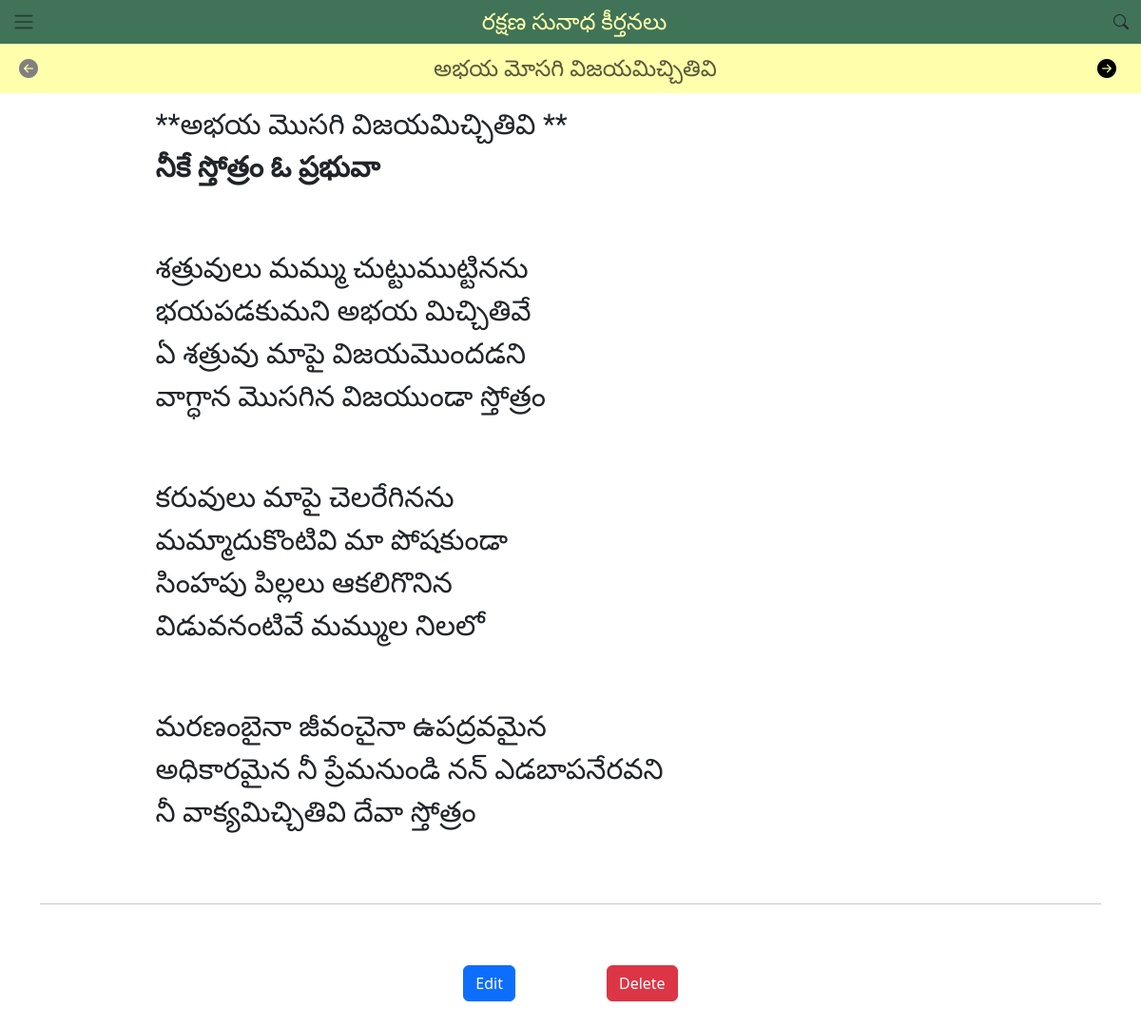
Page /1/abhaya-mosagi-vijayam-icchitivi (signed in) on the committed database.
### song/models.py (models this page shows, shortened)
class Song(models.Model):
    class Status(models.TextChoices):
        DRAFT = 'DF', 'Draft'
        PUBLISHED = 'PB', 'Published'
    CATEGORY_CHOICES = [
        ('A', 'స్తుతి, ఆరాధన, సిలువ ద్యానం'),
        ('B', 'హెచ్చరిక, దిద్దుబాటు'),
        ('C', 'ప్రార్థన, విజ్ఞాపన, యాచన'),
        ('D', 'లేఖన విలువ '),
        ('E', 'సేవా పిలుపు, సేవా సమర్పణ'),
        ('F', 'ఆధరణ, ప్రోత్సాహము'),
        ('G', 'యవనస్థులు'),
        ('H', 'సోదరీలు'),
        ('I', 'సువార్త సందేశం, సువార్త పిలుపు'),
        ('J', 'ప్రభువు రాకడ, రాకడ సిద్ధపాటు '),
        ('K', 'అనుబంధ కీర్తనలు'),
    ]
    number = models.IntegerField(verbose_name= 'Song Number')
    index = models.IntegerField(verbose_name= 'Song Index')
    title = models.CharField(max_length=100 , verbose_name= 'Song Title')
    body = models.TextField( verbose_name= 'Lyrics of the Song')
    slug = models.SlugField(max_length=100, unique=True, blank=True, allow_unicode=True , verbose_name= 'Slug (Part of URL)')
    status = models.CharField(max_length=2,
                              choices=Status.choices,
                              default=Status.DRAFT,
                              )
    author = models.CharField(max_length=100, verbose_name= 'Author', null=True, blank=True)
    objects = models.Manager()
    published = PublishedManager()
    category = models.CharField(max_length=1, choices=CATEGORY_CHOICES, default='A' , verbose_name= 'Content Category')
    tags = TaggableManager( verbose_name= 'Tags (Keywords)', blank=True)

### song/views.py (the view)
# urls.py: path('<int:number>/<slug:slug>', SongDetailView.as_view(), name='song_detail'),
class SongDetailView(DetailView):
    model = Song
    template_name = 'song/songs_lyrics.html'
    context_object_name = 'song'
    def get_object(self):
        song_Number = self.kwargs.get("number")
        slug = self.kwargs.get("slug")
        post = get_object_or_404(Song, number=song_Number, slug=slug)
        return post
    def get_context_data(self, **kwargs):
        context = super().get_context_data(**kwargs)
        current_song_number = self.get_object().number
        context['next_song'] = Song.objects.filter(number__gt=current_song_number, status=Song.Status.PUBLISHED).order_by('number').first()
        context['prev_song'] = Song.objects.filter(number__lt=current_song_number, status=Song.Status.PUBLISHED).order_by('-number').first()
        return context

### song/templatetags/song_tags.py (called while the page is built)
@register.filter(name='markdown')
def markdown_format(text):
    return mark_safe(markdown.markdown(text))

### templates/song/songs_lyrics.html (shortened to what this page needs)
{% extends 'song/base.html' %}
{% load song_tags %}
{% block Content %}
 <nav class="navbar navbar-expand-lg  lyr-nav" style="background-color: #ffffab">
  <div class="container-fluid lyr-nav">
    {% if prev_song %}
    <a class="navbar-brand" href="{% url 'song_detail' number=prev_song.number slug=prev_song.slug %}">
      <i class="bi bi-arrow-left-circle-fill"></i>
    </a>
    {% else %}
    <span class="navbar-brand">
      <i class="bi bi-arrow-left-circle-fill" style="color: grey;"></i>
    </span>
    {% endif %}
    <div class="d-flex justify-content-center  h-20px">
      <span class="navbar-text">
        {{ song.title }}
      </span>
    </div>
    {% if next_song %}
    <a class="navbar-brand" href="{% url 'song_detail' number=next_song.number slug=next_song.slug %}">
      <i class="bi bi-arrow-right-circle-fill"></i>
    </a>
    {% else %}
    <span class="navbar-brand">
      <i class="bi bi-arrow-right-circle-fill" style="color: grey;"></i>
    </span>
    {% endif %}
  </div>
</nav>
<div class="container">
    <article class="mb-5  custom-text-area">
            <pre class="lyrics-pre">{{ song.body|markdown}}</pre>
    </article>
    {% if user.is_authenticated %}
        <hr>
    <div class="d-flex justify-content-center " >
      <a href="{% url 'song_update' number=song.number slug=song.slug %}" class="btn btn-primary m-5">Edit</a>
      <a href="{% url 'song_delete' number=song.number slug=song.slug %}" class="btn btn-danger m-5">Delete</a>
    </div>
    {% endif %}
</div>
{% endblock %}

### templates/song/base.html (shortened to what this page needs)
{% load static %}
<html lang="en">
<head>
    <link href="https://cdn.jsdelivr.net/npm/bootstrap@5.3.2/dist/css/bootstrap.min.css" rel="stylesheet">
    <link href="https://cdn.jsdelivr.net/npm/bootstrap-icons@1.7.2/font/bootstrap-icons.css" rel="stylesheet">
    <link rel="stylesheet" href="{% static 'css/base.css' %}">
    <link rel="stylesheet" href="{% static 'css/songs_lyrics.css' %}">
    <link rel="stylesheet" href="{% static 'css/allstyles.css' %}">
</head>
<body>
    <nav class="navbar navbar-expand-lg navbar-light bg-light base-nav-custom" style="position: sticky; top: 0; z-index: 100">
    <div class="container-fluid base-nav-custom">
        <button class="btn" id="sidebarCollapse">
            <span class="navbar-toggler-icon" ></span>
        </button>
        <a class="navbar-brand" href="#" id="brandName">రక్షణ సునాధ కీర్తనలు </a>
        <button class="btn" type="button" id="searchIcon">
            <i class="bi bi-search"></i>
        </button>
    </div>
    </nav>
    <div class="">
        {% block Content %}
        {% endblock %}
    </div>
</body>
</html>

### static/css/base.css (style rules this page uses)
.navbar-brand { display: block; }
.base-nav-custom { background-color: rgba(22, 84, 51, 0.81); }
.navbar { margin-bottom: 0; padding: 0; }
.container-fluid { padding: 0; margin: 0; }
#brandName { margin: 0; font-family: Dhurjati; font-size: 1.5em; color: #ffffab; }
.base-nav-custom { background-color: rgba(22, 84, 51, 0.81); position: sticky; top: 0; z-index: 100; width: 100%; }

### static/css/songs_lyrics.css (style rules this page uses)
.custom-text-area { border-radius: 5px; align-content: center; font-family: Ramaraja; }
.lyrics-pre { white-space: pre-wrap; font-size: 1.2em; font-family: Tenali Ramakrishna; padding: 10px; border-radius: 5px; }
.navbar-text { font-family: Ramaraja; font-size: 1.5em; }
.lyr-nav { padding: 0 5px 0 10px; background-color: #ffffab; }
@media (min-width: 992px) { .lyrics-pre { font-size: 30px; width: 80%; margin: 0 10%; } }

### rows in the picture
Song: title "అభయ మోసగి విజయమిచ్చితివి", body "**అభయ మొసగి విజయమిచ్చితివి ** నీకే స్తోత్రం ఓ ప్రభువా శత్రువులు మమ్ము చుట్టుముట్టినను భయపడకుమని అభయ మిచ్చితివే ఏ శత్రువు మాపై విజయమొందడని వాగ్ధాన మొసగిన విజయుండా స్తోత్రం కరువులు మాపై చెలరేగినను మమ్మాదుకొంటివి మా పోషకుండా సింహపు పిల్లలు ఆకలిగొనిన విడువనంటివే మమ్ముల నిలలో మరణంబైనా జీవంచైనా ఉపద్రవమైన అధికారమైన నీ ప్రేమనుండి నన్ ఎడబాపనేరవని నీ వాక్యమిచ్చితివి దేవా స్తోత్రం"
